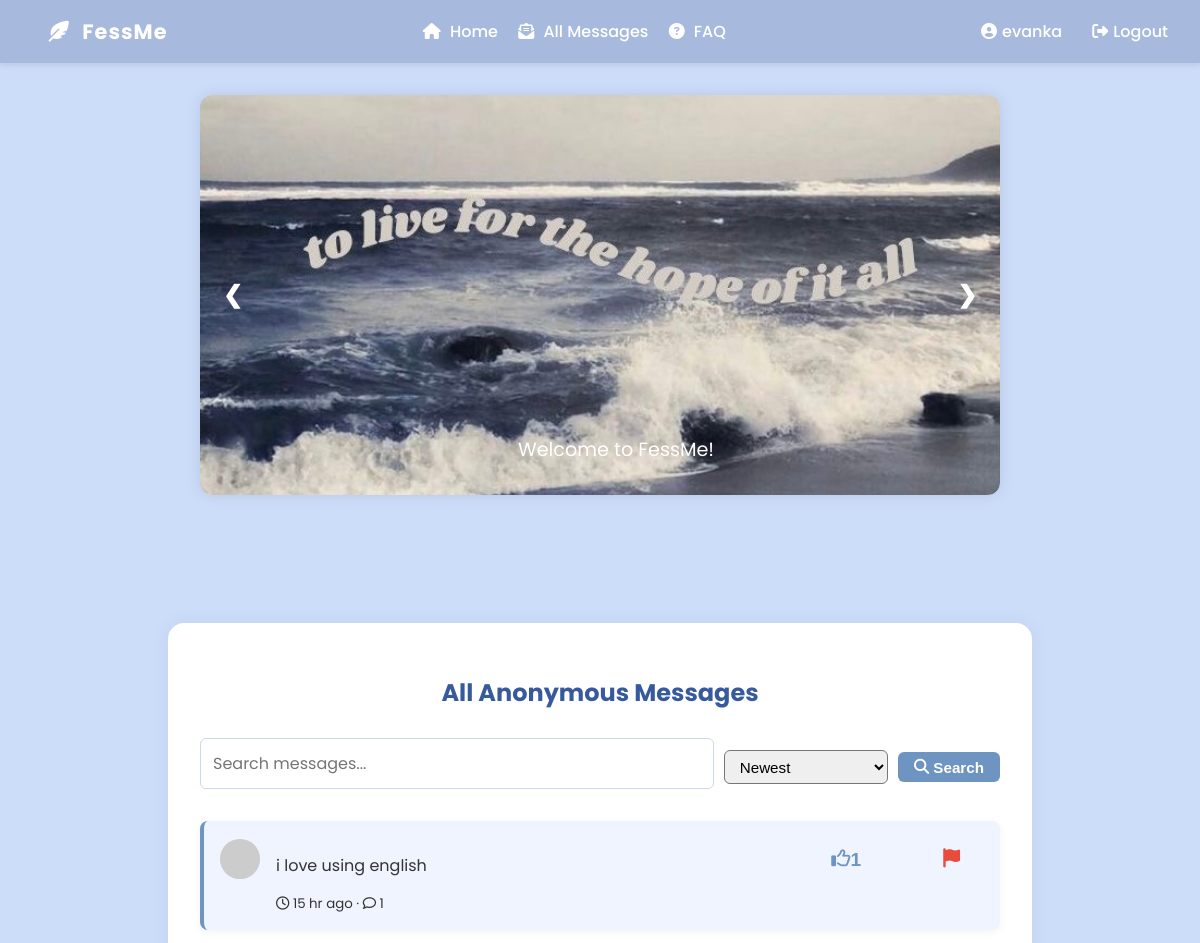
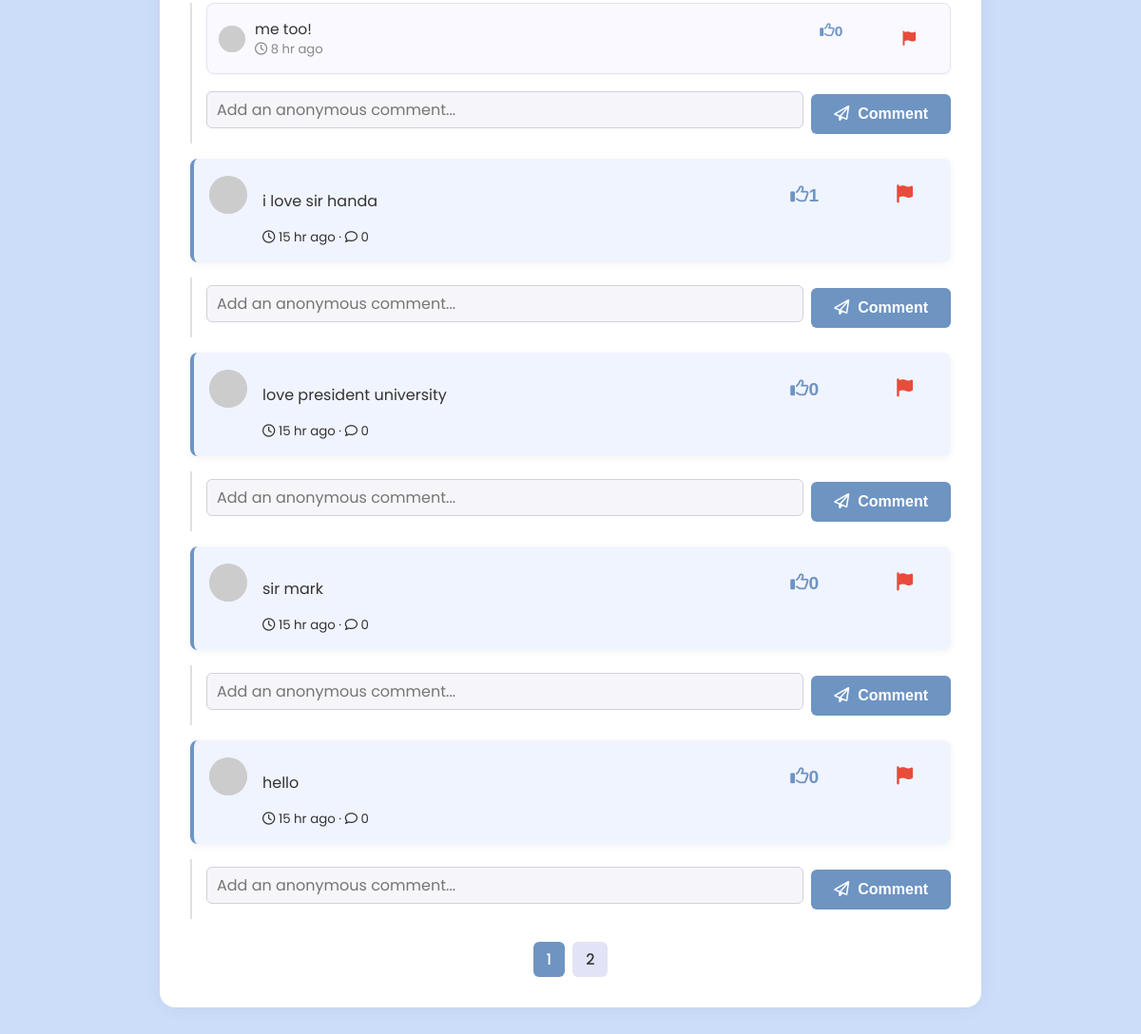
The app's page /messages.php (signed in) with its own data (2 pictures, top to bottom).
### tables this page shows
CREATE TABLE `messages` (
  `id` int(11) NOT NULL,
  `user_id` int(11) DEFAULT NULL,
  `content` text NOT NULL,
  `created_at` timestamp NOT NULL DEFAULT current_timestamp()
);

CREATE TABLE `comments` (
  `id` int(11) NOT NULL,
  `message_id` int(11) NOT NULL,
  `user_id` int(11) NOT NULL,
  `content` text NOT NULL,
  `created_at` datetime DEFAULT current_timestamp()
);

### messages.php (the view, shortened to what this page needs)
<?php
include 'db.php';
include 'navbar.php';
function timeAgo($datetime) {
    $timestamp = strtotime($datetime);
    $diff = time() - $timestamp;
    if ($diff < 86400) return floor($diff/3600) . ' hr ago';
    return floor($diff/31536000) . ' yr ago';
}
$limit = 5;
$page = isset($_GET['page']) ? max(1, intval($_GET['page'])) : 1;
$offset = ($page - 1) * $limit;
$search = isset($_GET['search']) ? trim($_GET['search']) : '';
$search_sql = $search ? "WHERE content LIKE '%" . $conn->real_escape_string($search) . "%'" : "";
 $sort = isset($_GET['sort']) ? $_GET['sort'] : 'desc';
 $order_sql = '';
 if ($sort === 'asc') {
     $order_sql = 'ORDER BY m.created_at ASC';
 } elseif ($sort === 'desc') {
     $order_sql = 'ORDER BY m.created_at DESC';
 } elseif ($sort === 'most_comments') {
     $order_sql = 'ORDER BY comment_count DESC, m.created_at DESC';
 } elseif ($sort === 'most_likes') {
     $order_sql = 'ORDER BY like_count DESC, m.created_at DESC';
 } else {
     $order_sql = 'ORDER BY m.created_at DESC';
 }
$count_result = $conn->query("SELECT COUNT(*) as total FROM messages $search_sql");
$total_messages = $count_result->fetch_assoc()['total'];
$total_pages = ceil($total_messages / $limit);
?>
<head>
    <link rel="stylesheet" href="css/style.css">
</head>
<body>
<div class="carousel-container">
  <div class="carousel-slide" id="carouselSlide">
    <div class="carousel-item">
      <img src="images/body1.JPG" alt="Slide 1">
      <div class="carousel-caption">Welcome to FessMe!</div>
    </div>
  </div>
  <button class="carousel-btn prev-btn" onclick="prevSlide()">❮</button>
  <button class="carousel-btn next-btn" onclick="nextSlide()">❯</button>
</div>
<div class="container">
  <h2>All Anonymous Messages</h2>
  <form method="GET" class="search-form" style="display:flex; gap:10px; margin-bottom:1rem;">
    <input type="text" name="search" value="<?= htmlspecialchars($search) ?>" placeholder="Search messages..." style="flex:1;">
     <select name="sort">
       <option value="desc" <?= $sort==='desc'?'selected':'' ?>>Newest</option>
     </select>
    <button type="submit"><i class="fas fa-search"></i> &nbsp;Search</button>
  </form>
  <div id="messages-list">
    <?php
     $query = "SELECT m.id, m.content, m.created_at,
         (SELECT COUNT(*) FROM comments c WHERE c.message_id = m.id) AS comment_count,
         (SELECT COUNT(*) FROM likes l WHERE l.message_id = m.id) AS like_count
         FROM messages m $search_sql $order_sql LIMIT $limit OFFSET $offset";
     $result = $conn->query($query);
    while ($row = $result->fetch_assoc()) {
      $msg_id = $row["id"];
      $ccount = $conn->query("SELECT COUNT(*) as cnt FROM comments WHERE message_id = $msg_id")->fetch_assoc()['cnt'];
      $like_count = $conn->query("SELECT COUNT(*) as cnt FROM likes WHERE message_id = $msg_id")->fetch_assoc()['cnt'];
      $liked = false;
      if (isset($_SESSION['user_id'])) {
        $check_like = $conn->prepare("SELECT id FROM likes WHERE user_id = ? AND message_id = ?");
        $user_id = $_SESSION['user_id'];
        $message_id = $msg_id;
        $check_like->bind_param("ii", $user_id, $message_id);
        $check_like->execute();
        $check_like->store_result();
        $liked = $check_like->num_rows > 0;
      }
      $avatar = 'https://api.dicebear.com/7.x/identicon/svg?seed=' . $msg_id;
      ?>
      <div class="message-card" style="display:flex; gap:16px; align-items:flex-start;">
        <img src="<?= $avatar ?>" alt="avatar" style="width:40px; height:40px; border-radius:50%; background:#e3e3f7; margin-top:2px;">
        <div style="flex:1;">
          <p><?= htmlspecialchars($row["content"]) ?></p>
          <small><i class="fa-regular fa-clock"></i> <?= timeAgo($row["created_at"]) ?> &middot; <i class="fa-regular fa-comment"></i> <?= $ccount ?></small>
        </div>
        <form method="POST" style="margin-right:8px; display:inline;">
          <button type="submit" class="like-btn" title="Like" style="background:none; border:none; color:<?= $liked ? '#375a9e' : '#6e94c2' ?>; font-size:1.2em;"><i class="fa-regular fa-thumbs-up"></i> <?= $like_count ?></button>
        </form>
        <button type="button" class="report-btn" data-id="<?= $msg_id ?>" style="margin-left:10px; background:none; border:none; color:#e74c3c; font-size:1.2em; cursor:pointer;" title="Report"><i class="fa-solid fa-flag"></i></button>
      </div>
      <div class="comments-section">
        <?php
        $cresult = $conn->prepare("SELECT id, content, created_at FROM comments WHERE message_id = ? ORDER BY created_at ASC");
        $cresult->bind_param("i", $msg_id);
        $cresult->execute();
        $cresult->store_result();
        $cresult->bind_result($comment_id, $c_content, $c_created);
        while ($cresult->fetch()) {
          $cavatar = 'https://api.dicebear.com/7.x/identicon/svg?seed=' . md5($c_content . $c_created);
          $clike_count = $conn->query("SELECT COUNT(*) as cnt FROM comment_likes WHERE comment_id = $comment_id")->fetch_assoc()['cnt'];
          $cliked = false;
          if (isset($_SESSION['user_id'])) {
            $check_clike = $conn->prepare("SELECT id FROM comment_likes WHERE user_id = ? AND comment_id = ?");
            $user_id = $_SESSION['user_id'];
            $check_clike->bind_param("ii", $user_id, $comment_id);
            $check_clike->execute();
            $check_clike->store_result();
            $cliked = $check_clike->num_rows > 0;
          }
          ?>
          <div class="comment-card" style="display:flex; gap:10px; align-items:center; animation:fadeIn 0.7s;">
            <img src="<?= $cavatar ?>" alt="avatar" style="width:28px; height:28px; border-radius:50%; background:#e3e3f7;">
            <div style="flex:1;">
              <?= htmlspecialchars($c_content) ?><br><small><i class="fa-regular fa-clock"></i> <?= timeAgo($c_created) ?></small>
            </div>
            <form method="POST" style="margin-left:5px; display:inline;">
              <button type="submit" class="like-btn" title="Like comment" style="background:none; border:none; color:<?= $cliked ? '#375a9e' : '#6e94c2' ?>; font-size:1em;"><i class="fa-regular fa-thumbs-up"></i> <?= $clike_count ?></button>
            </form>
            <button type="button" class="report-comment-btn" data-id="<?= $comment_id ?>" style="background:none; border:none; color:#e74c3c; font-size:1em; cursor:pointer; margin-left:5px;" title="Report"><i class="fa-solid fa-flag"></i></button>
          </div>
        <?php }
        ?>
        <form method="POST" class="comment-form" style="margin-top:10px;">
          <input type="text" name="comment_content" maxlength="200" placeholder="Add an anonymous comment... " required>
          <button type="submit"><i class="fa-regular fa-paper-plane"></i>&nbsp; Comment</button>
        </form>
      </div>
    <?php }
    ?>
  </div>
  <div style="display:flex; justify-content:center; gap:8px; margin-top:1.5rem;">
    <?php for ($i=1; $i<=$total_pages; $i++): ?>
      <a href="?page=<?= $i ?>&search=<?= urlencode($search) ?>&sort=<?= $sort ?>" style="padding:6px 14px; border-radius:6px; background:<?= $i==$page?'#6e94c2':'#e3e3f7' ?>; color:<?= $i==$page?'#fff':'#333' ?>; text-decoration:none; font-weight:500;"> <?= $i ?> </a>
    <?php endfor; ?>
  </div>
</div>
</body>

### css/style.css (style rules this page uses)
body { font-family: 'Poppins', sans-serif; background-color: #ccddfa; color: #333; margin: 0; padding: 0; }
.container { max-width: 800px; margin: 8rem auto; background: white; padding: 2rem; border-radius: 16px; box-shadow: 0 0 20px rgba(0,0,0,0.05); animation: fadeIn 1s ease; }
h2, h3 { text-align: center; color: #375a9e; }
input, textarea { display: block; width: 100%; margin: 0.5rem 0 1rem; padding: 0.75rem; border: 1px solid #ccd7f1; border-radius: 6px; font-size: 1rem; font-family: 'Poppins', sans-serif; }
button { background-color: #6e94c2; color: white; border: none; cursor: pointer; padding: 0.75rem 1.5rem; border-radius: 6px; font-weight: bold; font-size: 1rem; transition: background-color 0.3s ease; justify-content: center; display: flex; }
.carousel-container { max-width: 800px; margin: 2rem auto; position: relative; overflow: hidden; border-radius: 12px; box-shadow: 0 0 15px rgba(0,0,0,0.1); }
.carousel-slide { display: flex; transition: transform 0.5s ease-in-out; }
.carousel-item { min-width: 100%; position: relative; }
.carousel-item img { width: 100%; height: 400px; object-fit: cover; display: block; border-radius: 12px; }
.carousel-caption { position: absolute; bottom: 15px; left: 0; width: 100%; text-align: center; color: white; padding: 1rem; font-size: 1.2rem; border-bottom-left-radius: 12px; border-bottom-right-radius: 12px; }
.carousel-btn { position: absolute; background: none; top: 50%; transform: translateY(-50%); border: none; padding: 0.8rem; font-size: 1.5rem; cursor: pointer; z-index: 1; }
.prev-btn { left: 10px; }
.next-btn { right: 10px; }
.message-card { background-color: #f0f4ff; border-left: 4px solid #6e94c2; padding: 1rem; margin-bottom: 1rem; border-radius: 8px; box-shadow: 0 2px 8px rgba(0,0,0,0.05); transition: transform 0.3s ease; }
.search-form button { padding: 0.4rem 1rem; font-size: 0.95rem; border-radius: 6px; min-width: 80px; width: auto; align-self: center; }
.search-form select { padding: 0.4rem 0.7rem; font-size: 0.95rem; border-radius: 6px; min-width: 90px; width: auto; align-self: center; }
.comments-section { margin-top: 10px; padding-left: 15px; border-left: 2px solid #e0e0e0; }
.comment-card { background: #f9f9ff; border-radius: 8px; box-shadow: 0 1px 3px rgba(0,0,0,0.04); margin-bottom: 8px; padding: 8px 12px; font-size: 0.97em; color: #333; border: 1px solid #e3e3f7; }
.comment-card small { color: #888; font-size: 0.85em; }
.comment-form { display: flex; gap: 8px; margin-top: 5px; align-items: center; }
.comment-form input[type="text"] { flex: 1; padding: 6px 10px; border-radius: 6px; border: 1px solid #d0d0e0; background: #f6f6fa; }
.comment-form button { background-color: #6e94c2; color: white; border: none; cursor: pointer; border-radius: 6px; font-weight: bold; font-size: 1rem; transition: background-color 0.3s ease; width: auto; min-width: 80px; }
.message-card { animation: fadeInUp 0.7s; }

### records on screen
messages: content "i love using english", created_at "15 hr ago", ccount "1", like_count "1"
comments: content "me too!", created_at "8 hr ago", clike_count "0"
messages: content "i love sir handa", created_at "15 hr ago", ccount "0", like_count "1"
messages: content "love president university", created_at "15 hr ago", ccount "0", like_count "0"
messages: content "sir mark", created_at "15 hr ago", ccount "0", like_count "0"
messages: content "hello", created_at "15 hr ago", ccount "0", like_count "0"

### other values on screen
$_SESSION["username"] "evanka"
